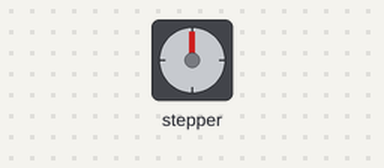
A sketch run on a simulated Arduino Uno, built with avr-gcc and run on an emulated ATmega328P. Parts: stepper motor. Wiring (inferred from the names in the program): stepper motor driver (200 steps per turn assumed): step pin 5; direction pin 4; enable pin 14.

Above: at 0.05 s.
At 0.8 s:
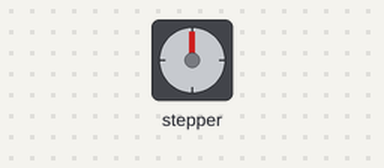
At 1.85 s:
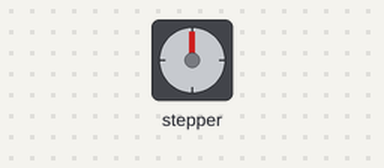
At 3.55 s:
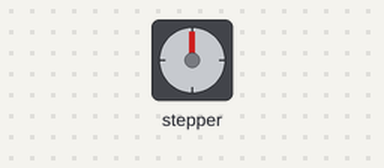
Timing chart, 0 to 8.3 s (numbered marks = the images above):
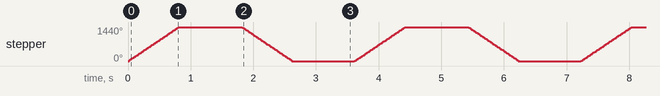

Measured:
- by itself, stepper: turns 1440° clockwise in 0.79 s, then 1440° counter-clockwise in 0.81 s, repeating every 3.6 s

The sketch:

stepper_arduino.ino
```cpp
// Stepper motor control for Arduino Uno
const int stepPin = 5;   // Digital pin 5
const int dirPin = 4;    // Digital pin 4
const int enPin = 14;    // Analog pin A0 (digital pin 14)

void setup() {
  pinMode(stepPin, OUTPUT);
  pinMode(dirPin, OUTPUT);
  pinMode(enPin, OUTPUT);
  digitalWrite(enPin, LOW);  // Enable the driver (LOW usually enables)
}

void loop() {
  // Rotate in one direction
  digitalWrite(dirPin, HIGH);
  for(int x = 0; x < 800; x++) {
    digitalWrite(stepPin, HIGH);
    delayMicroseconds(500);  // Controls speed (lower = faster)
    digitalWrite(stepPin, LOW);
    delayMicroseconds(500);
  }
  delay(1000);  // Pause between rotations

  // Rotate in opposite direction
  digitalWrite(dirPin, LOW);
  for(int x = 0; x < 800; x++) {
    digitalWrite(stepPin, HIGH);
    delayMicroseconds(500);
    digitalWrite(stepPin, LOW);
    delayMicroseconds(500);
  }
  delay(1000);
}
```
